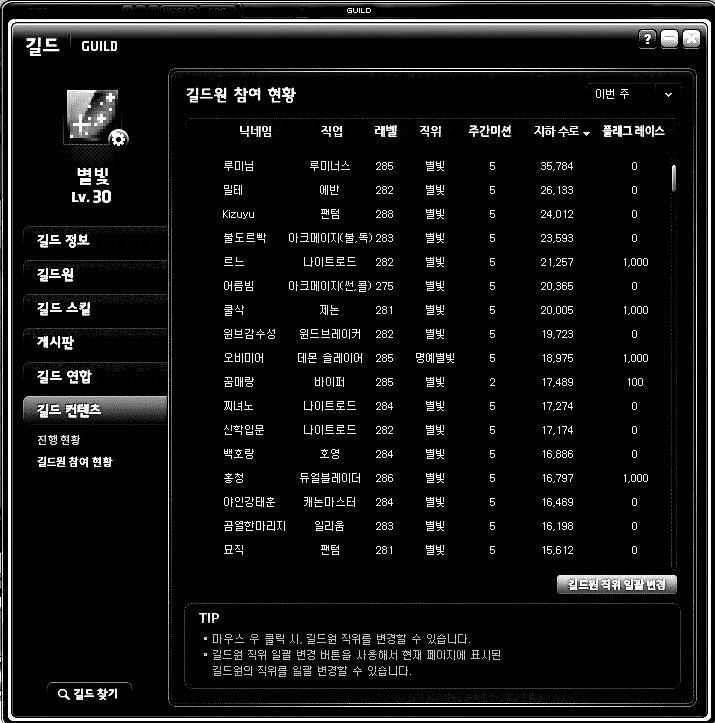
#> input picture sharp_image1.jpg, 715 x 723 px
$ python ocr_test.py
#> lines starting #> are read from the running program, lines starting #| are printed output that depends on the picture
from PIL import Image
import pytesseract
import cv2
import numpy as np

# Tesseract 경로 설정 (Windows의 경우)
pytesseract.pytesseract.tesseract_cmd = r'C:\Program Files\Tesseract-OCR\tesseract.exe'

# 이미지 파일 불러오기 및 크롭하기
image = Image.open('./sharp_image1.jpg')
#> image is the input picture: PIL image 715x723 RGB; min 0, max 255, mean 20.2
# cropped_image = image.crop((455, 150, 525, 565)) #주간점수
cropped_image = image.crop((535, 150, 600, 565)) # 수로
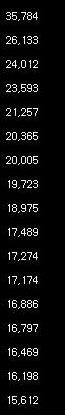
#> cropped_image: PIL image 65x415 RGB; min 0, max 255, mean 13.2
# cropped_image = image.crop((580, 150, 670, 565)) # 플래그


# Pillow 이미지를 OpenCV 이미지로 변환
cropped_image_np = np.array(cropped_image)
cropped_image_cv = cv2.cvtColor(cropped_image_np, cv2.COLOR_RGB2BGR)

# 전처리 시작
# 그레이스케일 변환
# gray_image = cv2.cvtColor(cropped_image_cv, cv2.COLOR_BGR2GRAY)

# 이진화
# _, binary_image = cv2.threshold(gray_image, 0, 255, cv2.THRESH_BINARY + cv2.THRESH_OTSU)

# 노이즈 제거를 위한 가우시안 블러 (선택적)
# blur_image = cv2.GaussianBlur(binary_image, (5, 5), 0)

# 이미지에서 텍스트 추출
#> (the run stopped early here; a loop or call above may not have finished)
